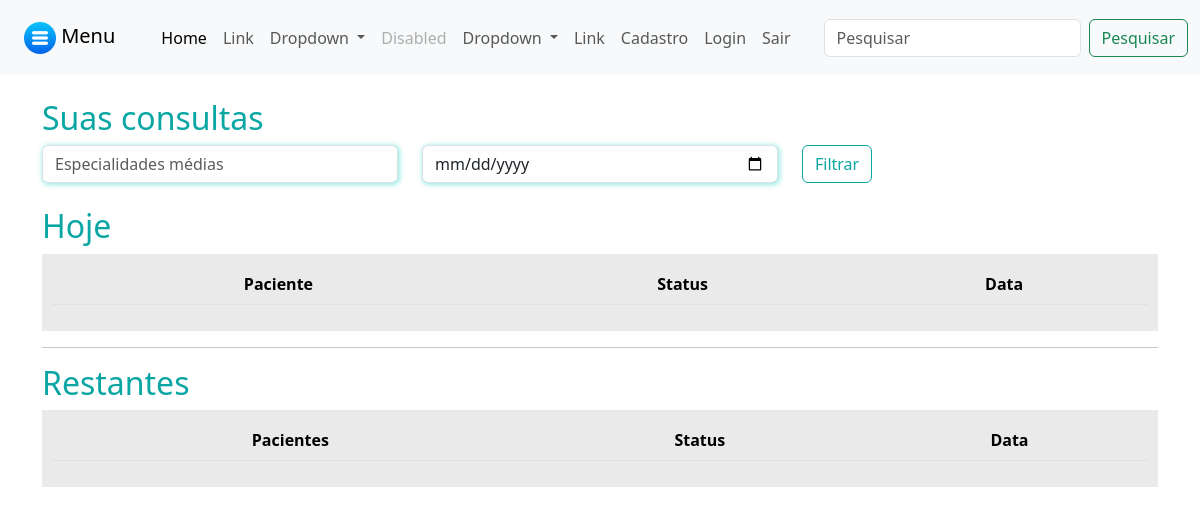
The page /medicos/consultas_medico/ (signed in) on the database as committed earlier.
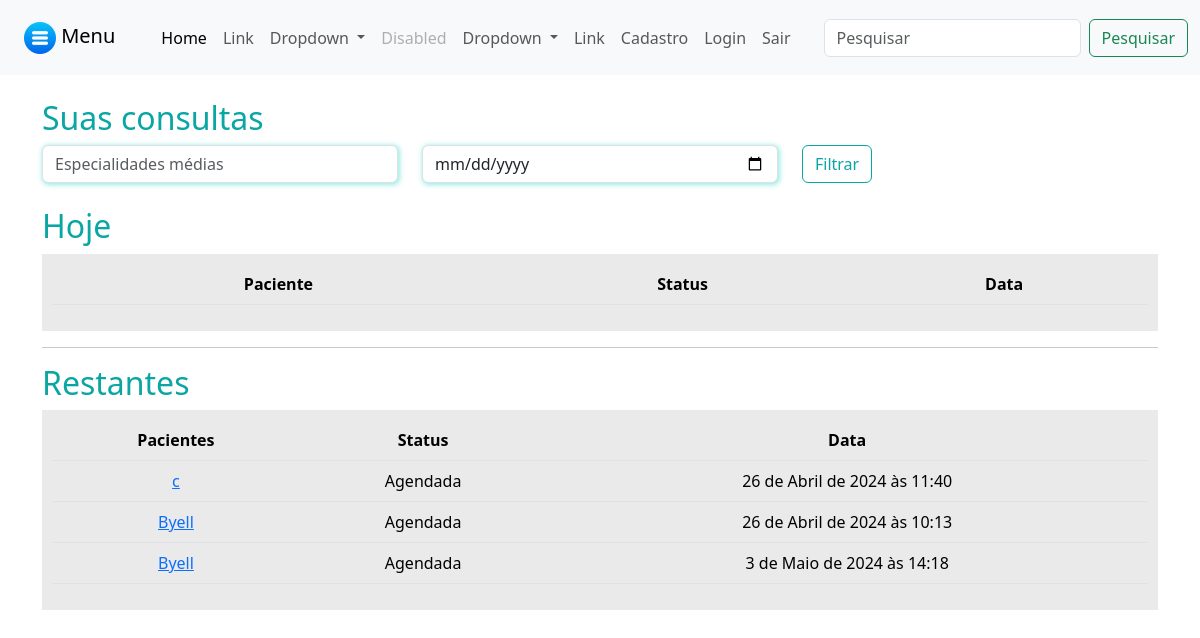
The same page on the database as committed later.
### pacientes/models.py (models this page shows, shortened)
class Consulta(models.Model):
    status_choices = (
        ('A', 'Agendada'),
        ('F', 'Finalizada'),
        ('C', 'Cancelada'),
        ('I', 'Iniciada'),
    )
    paciente = models.ForeignKey(User, on_delete=models.DO_NOTHING)
    data_aberta = models.ForeignKey(DatasAbertas, on_delete=models.DO_NOTHING)
    status = models.CharField(max_length=1, choices=status_choices, default='A')
    link = models.URLField(null=True, blank=True)

### medicos/models.py (models this page shows, shortened)
class DatasAbertas(models.Model):
    data = models.DateTimeField()
    user = models.ForeignKey(User, on_delete=models.DO_NOTHING)
    agendado = models.BooleanField(default=False)

### medicos/views.py (the view)
# urls.py: path('consultas_medico/', views.consultas_medico, name="consultas_medico"),
@login_required
def consultas_medico(request):
    if not is_medico(request.user):
        messages.add_message(request, constants.WARNING, 'Somente médicos podem acessar essa página.')
        return redirect('/usuarios/sair/')
    hoje = datetime.now().date()
    consultas_hoje = Consulta.objects.filter(data_aberta__user=request.user).filter(data_aberta__data__gte=hoje).filter(data_aberta__data__lt=hoje + timedelta(days=1))
    consultas_restantes = Consulta.objects.exclude(id__in=consultas_hoje.values('id'))
    return render(request, 'consultas_medico.html', {'consultas_hoje': consultas_hoje, 'consultas_restantes': consultas_restantes, 'is_medico': is_medico(request.user)})

### medicos/models.py (called while the page is built)
def is_medico(user):
    return DadosMedico.objects.filter(user=user).exists()

### medicos/templates/consultas_medico.html (shortened to what this page needs)
{% extends "base.html" %}
{% load static %}
{% block 'head' %}
    <link rel="stylesheet" href="{% static 'medicos/css/abrir_horario.css' %}">
    <link rel="stylesheet" href="{% static 'usuarios/css/usuarios.css' %}">
    <link rel="stylesheet" href="{% static 'medicos/css/cadastro_medico.css' %}">
    <link rel="stylesheet" href="{% static 'pacientes/css/home.css' %}">
    <link rel="stylesheet" href="https://cdn.jsdelivr.net/npm/bootstrap-icons@1.11.3/font/bootstrap-icons.min.css">
{% endblock 'head' %}
{% block 'body' %}
    <div class="container">
        <br>
        <h2><span class="color-dark">Suas consultas</span></h2>
        <div class="row">
            <div class="col-md">
                <input type="text" name="especialidades" id="" class="form-control shadow-main-color" placeholder="Especialidades médias">
            </div>
            <div class="col-md">
                <input type="date" name="data" id="" class="form-control shadow-main-color" placeholder="Data da consulta">
            </div>
            <div class="col-md">
                <input type="submit" value="Filtrar" class="btn btn-dark-color-outline">
            </div>
        </div>
        <br>
        <h2><span class="color-dark">Hoje</span></h2>
        <div class="list-minhas-consultas">
            <table class="table">
                <thead>
                    <tr>
                        <th scope="col">Paciente</th>
                        <th scope="col">Status</th>
                        <th scope="col">Data</th>
                    </tr>
                </thead>
            </table>
        </div>
        <hr>
        <h2><span class="color-dark">Restantes</span></h2>
        <div class="list-minhas-consultas">
            <table class="table">
                <thead>
                    <tr>
                        <th scope="col">Pacientes</th>
                        <th scope="col">Status</th>
                        <th scope="col">Data</th>
                    </tr>
                </thead>
                <tbody>
                    {% for consulta in consultas_restantes  %}
                        <tr>
                            <td><a href="">{{consulta.paciente}}</a></td>
                            <td>{{consulta.get_status_display}}</td>
                            <td>{{consulta.data_aberta.data}}</td>
                        </tr>
                    {% endfor %}
                </tbody>
            </table>
        </div>
    </div>
{% endblock 'body' %}

Rows that differ between the two databases and show on the page:
added Consulta: paciente "c", status "Agendada", data_aberta.data "26 de Abril de 2024 às 11:40"
added Consulta: paciente "Byell", status "Agendada", data_aberta.data "26 de Abril de 2024 às 10:13"
added Consulta: paciente "Byell", status "Agendada", data_aberta.data "3 de Maio de 2024 às 14:18"
